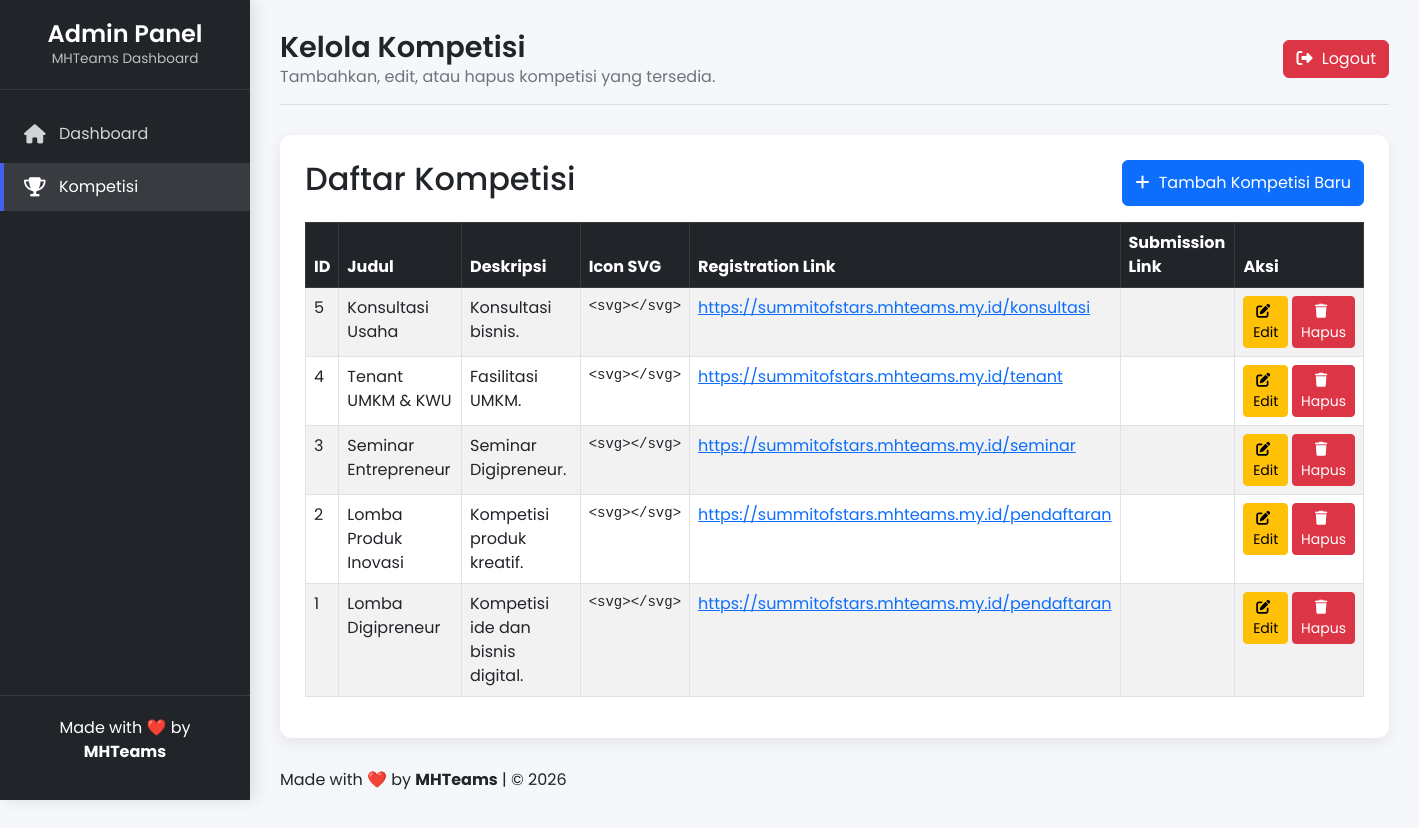
Page /admin/kompetisi.php (signed in) on the committed database.
### tables this page shows
CREATE TABLE kompetisi (
            id INTEGER PRIMARY KEY AUTOINCREMENT,
            judul TEXT NOT NULL,
            deskripsi TEXT NOT NULL,
            icon_svg TEXT NOT NULL,
            kategori TEXT NOT NULL CHECK(kategori IN ('lomba','non-lomba')),
            jenis TEXT,
            registration_link TEXT,
            submission_link TEXT,
            guideline_link TEXT,
            info_link TEXT,
            deadline TEXT,
            prize INTEGER DEFAULT 0,
            contact_person TEXT,
            created_at DATETIME DEFAULT CURRENT_TIMESTAMP
        );

### admin/kompetisi.php (the view, shortened to what this page needs)
<?php
include "../config.php";
$kompetisis = $conn->query("SELECT * FROM kompetisi ORDER BY id DESC")->fetchAll(PDO::FETCH_ASSOC);
?>
<!DOCTYPE html>
<html lang="id">
<head>
    <link href="https://cdn.jsdelivr.net/npm/bootstrap@5.3.0/dist/css/bootstrap.min.css" rel="stylesheet">
    <link rel="stylesheet" href="https://cdnjs.cloudflare.com/ajax/libs/font-awesome/6.5.1/css/all.min.css">
</head>
<body>
<div class="admin-container">
    <div class="sidebar" id="sidebar">
        <div class="sidebar-header">
            <h3>Admin Panel</h3>
            <p>MHTeams Dashboard</p>
        </div>
        <div class="sidebar-menu">
            <ul>
                <li><a href="dashboard.php"><i class="fas fa-home"></i> Dashboard</a></li>
                <li><a href="kompetisi.php" class="active"><i class="fas fa-trophy"></i> Kompetisi</a></li>
            </ul>
        </div>
        <div class="sidebar-footer">
            <p>Made with ❤️ by <strong>MHTeams</strong></p>
        </div>
    </div>
    <div class="main-content">
        <div class="header">
            <div class="welcome-text">
                <h1>Kelola Kompetisi</h1>
                <p>Tambahkan, edit, atau hapus kompetisi yang tersedia.</p>
            </div>
            <div class="user-info">
                <a href="logout.php" class="btn btn-danger"><i class="fas fa-right-from-bracket"></i> Logout</a>
            </div>
        </div>
        <div class="page-content">
            <div class="d-flex justify-content-between mb-3">
                <h2>Daftar Kompetisi</h2>
                <button class="btn btn-primary" data-bs-toggle="modal" data-bs-target="#addModal">
                    <i class="fas fa-plus"></i> Tambah Kompetisi Baru
                </button>
            </div>
            <?php if(count($kompetisis) > 0): ?>
            <table class="table table-bordered table-striped">
                <thead class="table-dark">
                    <tr>
                        <th>ID</th>
                        <th>Judul</th>
                        <th>Deskripsi</th>
                        <th>Icon SVG</th>
                        <th>Registration Link</th>
                        <th>Submission Link</th>
                        <th>Aksi</th>
                    </tr>
                </thead>
                <tbody>
                    <?php foreach($kompetisis as $k): ?>
                    <tr>
                        <td><?= $k['id'] ?></td>
                        <td><?= htmlspecialchars($k['judul']) ?></td>
                        <td><?= htmlspecialchars($k['deskripsi']) ?></td>
                        <td><pre><?= htmlspecialchars($k['icon_svg']) ?></pre></td>
                        <td><a href="<?= htmlspecialchars($k['registration_link']) ?>" target="_blank"><?= htmlspecialchars($k['registration_link']) ?></a></td>
                        <td><a href="<?= htmlspecialchars($k['submission_link']) ?>" target="_blank"><?= htmlspecialchars($k['submission_link']) ?></a></td>
                        <td>
                            <div class="d-flex gap-1">
                                <button class="btn btn-warning btn-sm" data-bs-toggle="modal" data-bs-target="#editModal<?= $k['id'] ?>">
                                    <i class="fas fa-edit"></i> Edit
                                </button>
                                <form method="post" class="d-inline" onsubmit="return confirm('Yakin ingin menghapus kompetisi ini?');">
                                    <button class="btn btn-danger btn-sm"><i class="fas fa-trash"></i> Hapus</button>
                                </form>
                            </div>
                        </td>
                    </tr>
                    <?php endforeach; ?>
                </tbody>
            </table>
            <?php endif; ?>
        </div>
        <div class="footer mt-4">
            <p>Made with ❤️ by <strong>MHTeams</strong> | © <?= date('Y'); ?></p>
        </div>
    </div>
</div>
</body>
</html>

### admin/kompetisi.php (style rules this page uses)
:root { --primary: #4361ee; --secondary: #3f37c9; --success: #4cc9f0; --danger: #f72585; --warning: #f8961e; --dark: #212529; --light: #f8f9fa; --sidebar-width: 250px; --transition: all 0.3s ease; }
* { margin: 0; padding: 0; box-sizing: border-box; font-family: 'Poppins', sans-serif; }
body { background: #f5f7fa; color: var(--dark); min-height: 100vh; }
.admin-container { display: flex; min-height: 100vh; }
.sidebar { width: var(--sidebar-width); background: var(--dark); color: white; position: fixed; height: 100vh; transition: var(--transition); z-index: 1000; box-shadow: 5px 0 15px rgba(0, 0, 0, 0.1); }
.sidebar-header { padding: 20px; text-align: center; border-bottom: 1px solid rgba(255, 255, 255, 0.1); }
.sidebar-header h3 { font-weight: 600; font-size: 1.5rem; margin: 0; }
.sidebar-header p { font-size: 0.85rem; color: rgba(255, 255, 255, 0.7); margin: 0; }
.sidebar-menu { padding: 20px 0; }
.sidebar-menu ul { list-style: none; padding: 0; }
.sidebar-menu li { margin-bottom: 5px; }
.sidebar-menu a { display: flex; align-items: center; padding: 12px 20px; color: rgba(255, 255, 255, 0.8); text-decoration: none; transition: var(--transition); border-left: 4px solid transparent; }
.sidebar-menu a.active { background: rgba(255, 255, 255, 0.1); color: white; border-left: 4px solid var(--primary); }
.sidebar-menu i { margin-right: 15px; font-size: 1.2rem; width: 20px; text-align: center; }
.sidebar-footer { position: absolute; bottom: 0; width: 100%; padding: 20px; text-align: center; border-top: 1px solid rgba(255, 255, 255, 0.1); }
.main-content { flex: 1; margin-left: var(--sidebar-width); padding: 30px; transition: var(--transition); }
.header { display: flex; justify-content: space-between; align-items: center; margin-bottom: 30px; padding-bottom: 15px; border-bottom: 1px solid rgba(0, 0, 0, 0.1); }
.welcome-text h1 { font-size: 1.8rem; font-weight: 600; margin: 0; }
.welcome-text p { color: #6c757d; margin: 0; }
.user-info { display: flex; align-items: center; }
.page-content { background: white; border-radius: 12px; padding: 25px; box-shadow: 0 5px 15px rgba(0, 0, 0, 0.08); margin-bottom: 30px; }
.btn i { margin-right: 5px; }

### rows in the picture
kompetisi: id "5", judul "Konsultasi Usaha", deskripsi "Konsultasi bisnis.", icon_svg "<svg></svg>", registration_link "https://summitofstars.mhteams.my.id/konsultasi"
kompetisi: id "4", judul "Tenant UMKM & KWU", deskripsi "Fasilitasi UMKM.", icon_svg "<svg></svg>", registration_link "https://summitofstars.mhteams.my.id/tenant"
kompetisi: id "3", judul "Seminar Entrepreneur", deskripsi "Seminar Digipreneur.", icon_svg "<svg></svg>", registration_link "https://summitofstars.mhteams.my.id/seminar"
kompetisi: id "2", judul "Lomba Produk Inovasi", deskripsi "Kompetisi produk kreatif.", icon_svg "<svg></svg>", registration_link "https://summitofstars.mhteams.my.id/pendaftaran"
kompetisi: id "1", judul "Lomba Digipreneur", deskripsi "Kompetisi ide dan bisnis digital.", icon_svg "<svg></svg>", registration_link "https://summitofstars.mhteams.my.id/pendaftaran"
